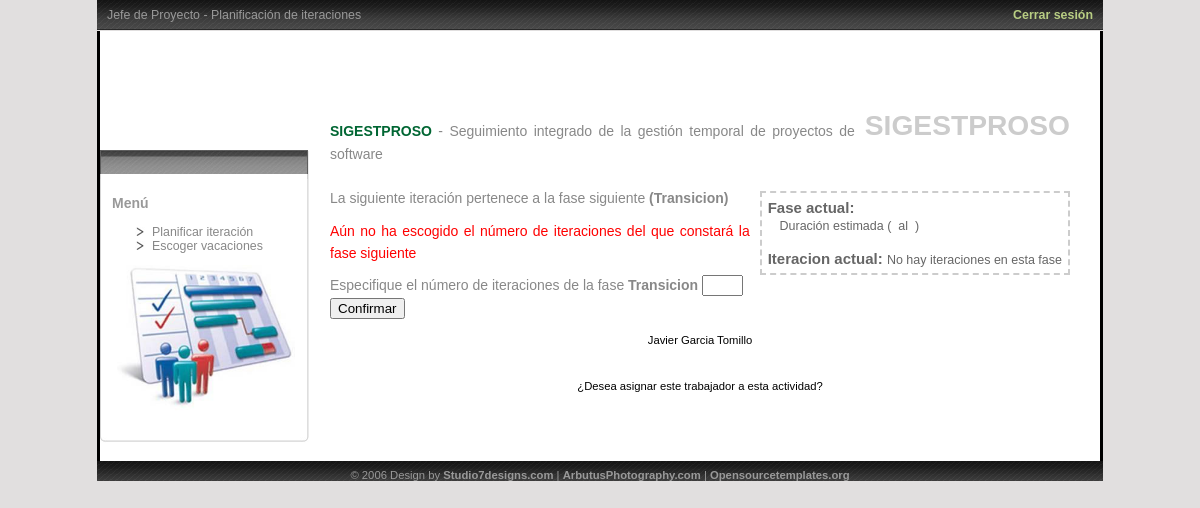
/src/PHP/PracticaISO2/JefeProyecto/planIteracion_1.php?idP=2, run on the app's committed database.
### src/PHP/PracticaISO2/JefeProyecto/planIteracion_1.php (the view, shortened to what this page needs)
<?php session_start();
        $result = mysql_query("SELECT nombre, descripcion, jefeProyecto FROM Proyecto WHERE\n"
         . "idProyecto = \"" .$_SESSION['proyectoEscogido']. "\"");
        $totEmp = mysql_num_rows($result);
        if ($totEmp ==1) {
            while ($rowEmp = mysql_fetch_assoc($result)) {
                $nombreP = $rowEmp['nombre'];
                $descripcionP = $rowEmp['descripcion'];
            }
        }
        $result3 = mysql_query(
                "SELECT nombre, idRol FROM Rol WHERE categoria > 1");
        $totEmp3 = mysql_num_rows($result3);
        if ($totEmp3 >0) {
            $rolesDisponibles = "<select id='RolActividad'><option value='-1'>- Escoja un rol -</option>";
            while ($rowEmp3 = mysql_fetch_assoc($result3)) {
                $rolesDisponibles = $rolesDisponibles . "<option value='".$rowEmp3['idRol']."'>". $rowEmp3['nombre']."</option>";}
        }
        $rolesDisponibles = $rolesDisponibles ."</select>";
        $TrabajadoresDisponibles = $TrabajadoresDisponibles ."</select>";
        $result3 = mysql_query("SELECT * FROM Iteracion WHERE\n"
            . "Fase_idFase = \"".$idFAct. "\"\n"
            . "AND\n"
            . "fechaFin is NULL\n"
            . "AND\n"
            . "fechaInicio is not NULL"
                );
        $totEmp3 = mysql_num_rows($result3);
        if ($totEmp3 ==1) {
            while ($rowEmp3 = mysql_fetch_assoc($result3)) {
                $numeroIAct = $rowEmp3['numero'];
                $idIAct = $rowEmp3['idIteracion'];
            }
        }else  if ($totEmp3 ==0) {
            $faseCero=1;
        }else{$faseCero=0;}
        if($numeroIAct == 1 && $nombreFAct == "Inicio"){
        $result5 = mysql_query("SELECT nombre FROM Actividad WHERE\n"
            . "Iteracion_idIteracion = \"".$idIAct. "\"");
        $totEmp5 = mysql_num_rows($result5);
        if ($totEmp5 >0) {
             $PrimIter = 0;
        } else{
             $PrimIter = 1;
        }
        }else{
            $PrimIter= 0;
        }
        $result4 = mysql_query("SELECT MAX(numero) as 'maximo' FROM Iteracion WHERE\n"
            . "Fase_idFase = \"".$idFAct. "\"");
        $totEmp4 = mysql_num_rows($result4);
        if ($totEmp4 ==1) {
            while ($rowEmp4 = mysql_fetch_assoc($result4)) {
                $iteracionMax = $rowEmp4['maximo'];
            }
        }
        if($numeroIAct == $iteracionMax && $nombreFAct=="Transicion" ){
            $casiFinP = 1;
        }else{
            $casiFinP = 0;
        if($nombreFAct=="Transicion"){
        }elseif($numeroIAct == $iteracionMax){
            if($nombreFAct == "Inicio"){
                $faseNext = "Elaboracion";}
                else if($nombreFAct == "Elaboracion"){
                    $faseNext = "Construccion";}else{
                        $faseNext = "Transicion";
                    }
                $result6 = mysql_query("SELECT idIteracion FROM Iteracion WHERE\n"
            . "Fase_idFase = \"".$idFNext. "\" AND numero = 1");
         $totEmp6 = mysql_num_rows($result6);
        if ($totEmp6 >0) {
                $FNextVacia = 0;
                while ($rowEmp6 = mysql_fetch_assoc($result6)) {
                    $idIFNext =  $rowEmp6['idIteracion'];
                }}else{
                    $FNextVacia = 1;
                }
        }
        }
?><!DOCTYPE HTML PUBLIC "-//W3C//DTD HTML 4.01//EN" "Http://www.w3.org/TR/html4/strict.dtd">
<html>
<head>
<link href="http://ajax.googleapis.com/ajax/libs/jqueryui/1.8/themes/base/jquery-ui.css" rel="stylesheet" type="text/css"/>
<link rel="stylesheet" type="text/css" href="../stylesheet.css" media="screen, projection, tv " />
</head>
<body>
<form name="formulario" action="" enctype="text/plain">
<div id="blogtitle">
		<div id="small">Jefe de Proyecto - Planificaci&oacute;n de iteraciones</div>
		<div id="small2"><a href="../logout.php">Cerrar sesi&oacute;n</a></div>
</div>
<div id="page">
<div id="leftcontent" style="display:inline">
	<img style="margin-top:-9px; margin-left:-12px;" src="../images/top2.jpg" alt="" />
        <h3 align="left">Men&uacute;</h3>
	<div align="left">
		<ul class="BLUE">
                    <li><a href="planIteracion.php">Planificar iteraci&oacute;n</a></li>
			<li><a href="../Comun/selecVacaciones.php">Escoger vacaciones</a></li>
		</ul>
	</div>
        <p><img src= "../images/Logo2.jpg" alt="#" border="0" style="width: 180px; height: auto;"/></p>
	<img style="padding-top:2px; margin-left:-12px; margin-bottom:-4px;" src="../images/specs_bottom.jpg" alt="" />
</div>
<div id="centercontent">
	<h1>SIGESTPROSO</h1>
<p><br /></p>
	<p><a href="#"><?php echo $nombreP ?></a> - <?php echo $descripcionP ?></p><br/>
        <div id="personalDentro" class="centercontentleft" style="width:auto; height:auto; font-size: 15px; float: right">
            <b>Fase actual:</b>
            <br/>&nbsp;&nbsp;<small> Duraci&oacute;n estimada (<?php echo $festIFAct ."&nbsp;&nbsp;al&nbsp;&nbsp;". $festFFAct?>)</small><br/>
            <span id="listadoPer" style="display:inline"><br/><b>Iteracion actual:</b> <?php
            if($faseCero == 1){
                echo "<small>No hay iteraciones en esta fase</small>";
            }else{echo $numeroIAct. " de ". $iteracionMax;} ?></span>
            <br/>
        </div>
        <?php if($casiFinP == 1){
            echo "<p>La iteraci&oacute;n actual es la <b>&uacute;ltima del proyecto</b>, no puede seguir planificando";
        }else {
            if ($PrimIter == 1){
                echo "<p style='color:black'>Se dispone a planificar la primera iteraci&oacute;n <b>(" . $numeroIAct . ")</b> del proyecto</p>";
        echo "<p>Nombre de la actividad <input type='text' id='actividad'/><br/><br/>";
        echo "Asocie un rol a la actividad<br/> " .$rolesDisponibles . "<br/>";
        echo "<br/><div id='TrabAct'>Asigne uno o varios trabajadores a la actividad<br/> " .$TrabajadoresDisponibles . "</div><br/>";
        echo "Indique una duraci&oacute;n estimada a la actividad <input type='text' id='durEstimada' size='5' maxlength='5'/><small> Horas Hombre</small><br/>";
        echo "<br><span id='predecesoras' sytle='display:none; border: solid black;'></span>";
        echo "<br/><input style='margin-left:200px;' type='button' value='A&ntilde;adir' onclick=\"anadir('" . $idIAct. "')\"/>";
        echo "<input style='margin-left:20px; display:none;' id='terminar' type='button' value='Terminar' onclick=\"javascript:location.href = 'planIteracion.php'\"/>";
        echo "</p>";
            }else{
                if($numeroIAct < $iteracionMax && faseCero == 0){
            if($planificado == 1){ echo "<p style=\"color:red;\"> Ya ha planificado la siguiente iteraci&oacute;n, no podr&aacute;
                planificar mas iteraciones hasta que haya finalizado la iteraci&oacute;n actual</p>" .$LActividades; }else {  ?>
                <?php
        echo "<p style='color:black'>Se dispone a planificar la iteraci&oacute;n <b>" . $numeroINext . "</b> de esta misma fase</p>";
        echo "<p>Nombre de la actividad <input type='text' id='actividad'/><br/><br/>";
        echo "Asocie un rol a la actividad<br/> " .$rolesDisponibles . "<br/>";
        echo "Asocie uno o varios trabajadores a la actividad<br/> " .$TrabajadoresDisponibles . "<br/>";
        echo "Indique una duraci&oacute;n estimada a la actividad <input type='text' id='durEstimada' size='5' maxlength='5'/><small> Horas Hombre</small><br/>";
        echo "<br><div id='predecesoras' sytle='display:none; border: solid black;'></div>";
        echo "<br/><input style='margin-left:200px;' type='button' value='A&ntilde;adir' onclick=\"anadir('-1')\"/>";
        echo "<input style='margin-left:20px; display:none;' id='terminar' type='button' value='Terminar' onclick=\"javascript:location.href = 'planIteracion.php'\"/>";
        echo "</p>"
        ?>
        <?php
                }}else{
                if($FNextVacia == 1){
                    echo "<p>La siguiente iteraci&oacute;n pertenece a la fase siguiente <b>(".$faseNext.")</b></p>"
                        . "<p style='color:red'>A&uacute;n no ha escogido el n&uacute;mero de iteraciones del que constar&aacute; la fase siguiente</p>"
                        . "<p>Especifique el n&uacute;mero de iteraciones de la fase <b>".$faseNext."</b>"
                        . "  <input type='text' id='NIterFNext' size='2' maxlength='2'/>"
                        . "<br/><input type='button' value='Confirmar' onclick='insIterFNext()'/>"
                        . "</p>";
                }else{
                if($planificado==1){
                    echo "<p style=\"color:red;\"> Ya ha planificado la siguiente iteraci&oacute;n, no podr&aacute;"
                    . " planificar mas iteraciones hasta que haya finalizado la iteraci&oacute;n actual</p>" .$LActividades;
        }}}}
        }
        ?>
        <div id="dialog" title="Calendario de vacaciones">
           <center><span id="nomVacas" style="padding-bottom:10px; padding-top:5px; display:block;">Javier Garcia Tomillo</span></center>
        <br/><br/><center>&#191;Desea asignar este trabajador a esta actividad&#63;</center>
        </div>
        </div>
</div>
<div id="footer">&copy; 2006 Design by <a href="http://www.studio7designs.com">Studio7designs.com</a> | <a href="http://www.arbutusphotography.com">ArbutusPhotography.com</a> | <a href="http://www.opensourcetemplates.org">Opensourcetemplates.org</a>
</div>
</form>
</body>
</html>

### src/PHP/PracticaISO2/stylesheet.css (style rules this page uses)
body { background:#E1DFDF; margin:0px 10px 0px 10px; padding:0px; color:#999999; font-family:"Trebuchet MS",arial,sans-serif; font-size:70.5%; }
#blogtitle { background:#E1DFDF url('images/bg.jpg') top center repeat-x; height: 23px; padding-top: 8px; width:1006px; margin:0px auto; font-size:1.1em; line-height:1.2em; }
#small { padding-left: 10px; }
#small2 { padding-right: 10px; float:right; margin-top: -15px; }
#blogtitle a:link, a:visited { color:#b8ce83; text-decoration:none; }
UL.BLUE { list-style: url(images/bullet.jpg) disc; font-size: 1.1em; }
#page { width: 1000px; margin: 0 auto; position: relative; background-color: #fff; border-left: solid black; border-right: solid black; display:table; padding-bottom: 20px; }
#leftcontent { float: left; width:200px; margin-top: 120px; background-image:url("images/strips_onside.jpg"); background-repeat:repeat-y; font-size:1.0em; padding-left: 12px; padding-top: 8px; }
#leftcontent p { padding-right:10px; margin-left: 5px; color:#888; font-size:1em; }
#leftcontent a, a:link { color:#888; font-weight:500; }
#centercontent { float: right; margin-top: 37px; background:#fff; padding-top: 20px; padding-right: 20px; width: 760px; color:#000; voice-family: "\" }
#centercontent a, a:link { color:#006633; }
.centercontentleft { float:left; width:auto; height:auto; background-color:#fff; text-align:left; border:dashed 2px #ccc; margin: 4px 10px 5px 10px; padding:6px; font-size:1.1em; color:#666666; }
#rightcontent a, a:link { color:#888; font-weight:600; }
p,h1,pre { margin:0px 10px 10px 10px; font:Arial, Helvetica, sans-serif; font-size:12px; line-height: 1.6em; text-align:justify; text-decoration:none; }
h1 { font-size:2.5em; float:right; color:#ccc; padding-top:15px; }
h3 { font-size:14px; color:#999; }
#footer { width: 1006px; margin: 0 auto; position: relative; background:#000 url('images/bg.jpg') top center repeat-x; text-align: center; padding-top: 8px; }
#footer a, a:link { color:#999999; text-decoration: none; }

### data on the page
proyecto: nombre "SIGESTPROSO", descripcion "Seguimiento integrado de la gestión temporal de proyectos de software"

### other printed values
$faseNext "Transicion"
